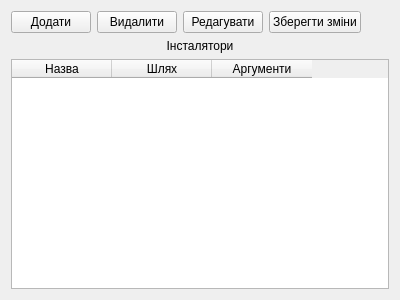
<?xml version="1.0" encoding="UTF-8"?>
<ui version="4.0">
 <class>Form</class>
 <widget class="QWidget" name="Form">
  <property name="geometry">
   <rect>
    <x>0</x>
    <y>0</y>
    <width>400</width>
    <height>300</height>
   </rect>
  </property>
  <property name="windowTitle">
   <string>Form</string>
  </property>
  <layout class="QVBoxLayout" name="verticalLayout">
   <item>
    <layout class="QHBoxLayout" name="installerButtonHorizontalLayout">
     <item>
      <widget class="QPushButton" name="addInstallerPushButton">
       <property name="text">
        <string>Додати</string>
       </property>
      </widget>
     </item>
     <item>
      <widget class="QPushButton" name="deleteInstallerPushButton">
       <property name="text">
        <string>Видалити</string>
       </property>
      </widget>
     </item>
     <item>
      <widget class="QPushButton" name="editInstallerPushButton">
       <property name="text">
        <string>Редагувати</string>
       </property>
      </widget>
     </item>
     <item>
      <widget class="QPushButton" name="saveChangesPushButton">
       <property name="text">
        <string>Зберегти зміни</string>
       </property>
      </widget>
     </item>
     <item>
      <spacer name="installerButtonHorizontalSpacer">
       <property name="orientation">
        <enum>Qt::Horizontal</enum>
       </property>
       <property name="sizeHint" stdset="0">
        <size>
         <width>40</width>
         <height>20</height>
        </size>
       </property>
      </spacer>
     </item>
    </layout>
   </item>
   <item>
    <widget class="QLabel" name="installerLabel">
     <property name="text">
      <string>Інсталятори</string>
     </property>
     <property name="alignment">
      <set>Qt::AlignCenter</set>
     </property>
    </widget>
   </item>
   <item>
    <widget class="QTableWidget" name="installerTableWidget">
     <column>
      <property name="text">
       <string>Назва</string>
      </property>
     </column>
     <column>
      <property name="text">
       <string>Шлях</string>
      </property>
     </column>
     <column>
      <property name="text">
       <string>Аргументи</string>
      </property>
     </column>
    </widget>
   </item>
  </layout>
 </widget>
 <resources/>
 <connections/>
</ui>
